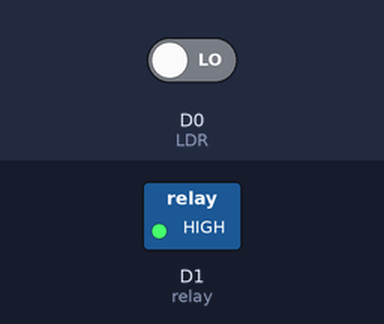
Recording of a sketch running on a simulated ESP8266 (NodeMCU). Shown: switched loads named in the sketch (green lamp = pin HIGH). The inputs (shaded band) are chosen by the test bench; at power-on: D0 (LDR) LOW. What the sketch prints to the serial monitor is not drawn.

Above: at 1.2 s.
1.3 s: D0 (LDR) driven HIGH
At 1.6 s:
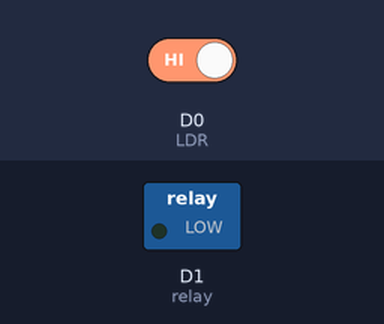
2.8 s: D0 (LDR) driven LOW
At 4.0 s:
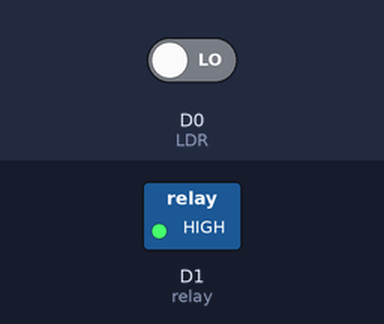
Timing chart, 0 to 5.8 s (numbered marks = the images above; inputs shaded):
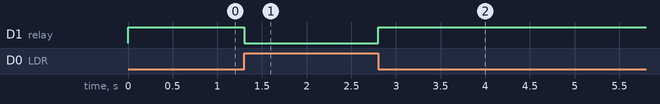

The sketch:

relay.ino
```cpp
#include <SoftwareSerial.h>
const int LDR = D0;
const int relay = D1;
int value;

void setup() {
  Serial.begin(115200);
  pinMode(LDR, INPUT);
  pinMode(relay, OUTPUT);
  digitalWrite(relay, LOW);
}

void loop() {
  value = digitalRead(LDR);
  if (value == HIGH) {
    digitalWrite(relay, LOW);
    Serial.println("RELAY OFF");
  } else {
    digitalWrite(relay, HIGH);
    Serial.println("RELAY ON");
  }
}
```

Measured:
- after the input at 1.3 s, D1 (relay): HIGH → LOW at once
- after the input at 2.8 s, D1 (relay): LOW → HIGH at once
